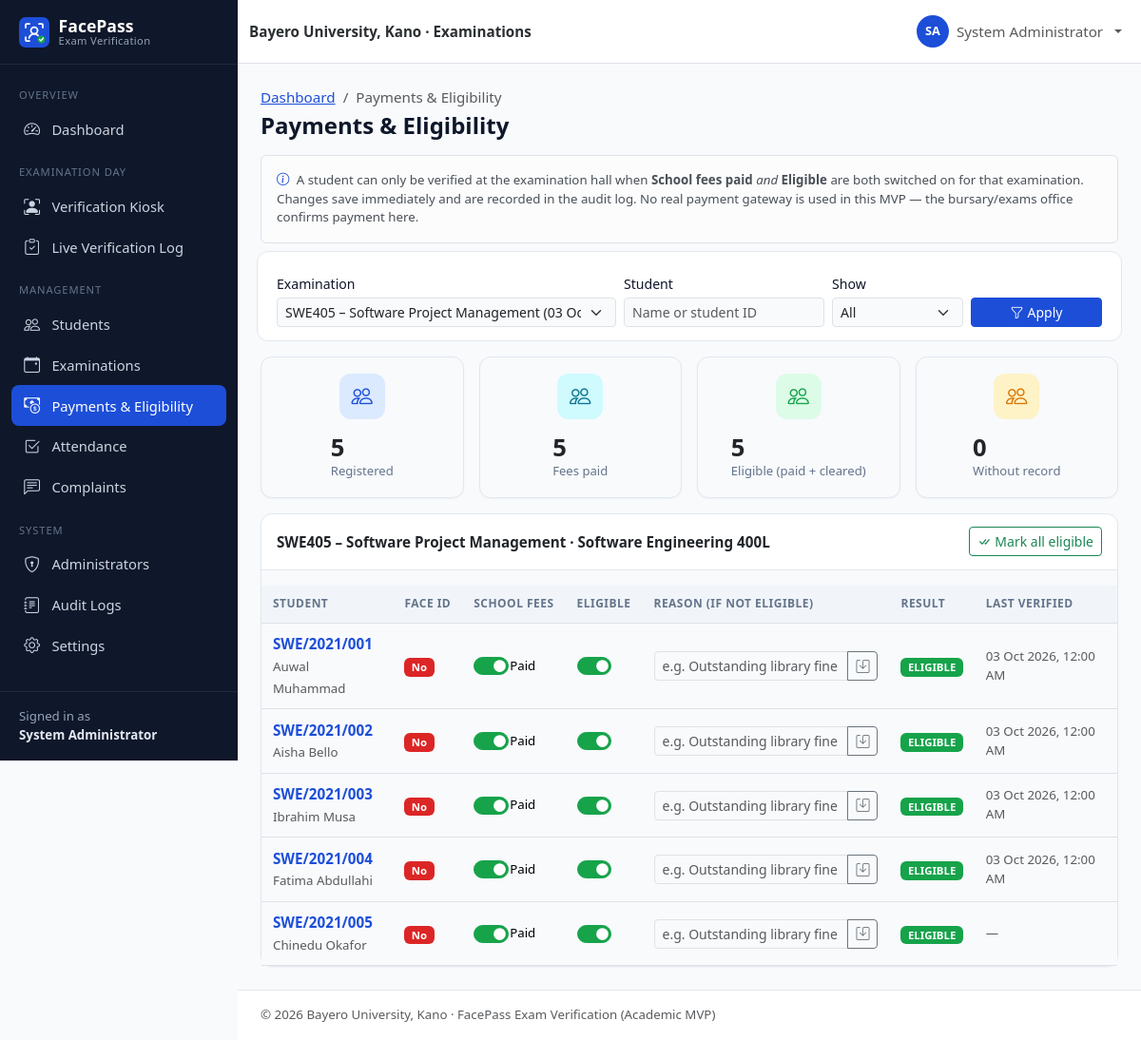
The page /admin/payments.php?exam_id=3 (signed in) on the database its author committed.
### tables this page shows
CREATE TABLE users (
    id               INT UNSIGNED NOT NULL AUTO_INCREMENT,
    student_id       VARCHAR(30)  NULL,                 
    first_name       VARCHAR(60)  NOT NULL,
    last_name        VARCHAR(60)  NOT NULL,
    email            VARCHAR(120) NOT NULL,
    phone            VARCHAR(20)  NULL,
    password         VARCHAR(255) NOT NULL,             
    role             ENUM('admin','student') NOT NULL DEFAULT 'student',
    department       VARCHAR(100) NULL,
    level            VARCHAR(10)  NULL,                 
    faculty          VARCHAR(100) NULL,
    face_registered  TINYINT(1)   NOT NULL DEFAULT 0,
    account_status   ENUM('active','inactive','suspended') NOT NULL DEFAULT 'active',
    created_at       TIMESTAMP    NOT NULL DEFAULT CURRENT_TIMESTAMP,
    updated_at       TIMESTAMP    NOT NULL DEFAULT CURRENT_TIMESTAMP ON UPDATE CURRENT_TIMESTAMP,
    PRIMARY KEY (id),
    UNIQUE KEY uq_users_student_id (student_id),
    UNIQUE KEY uq_users_email (email),
    KEY idx_users_role (role),
    KEY idx_users_dept_level (department, level),
    KEY idx_users_status (account_status)
);

CREATE TABLE examinations (
    id            INT UNSIGNED NOT NULL AUTO_INCREMENT,
    course_code   VARCHAR(20)  NOT NULL,
    course_title  VARCHAR(150) NOT NULL,
    department    VARCHAR(100) NOT NULL,
    level         VARCHAR(10)  NOT NULL,
    exam_date     DATE         NOT NULL,
    start_time    TIME         NOT NULL,
    end_time      TIME         NOT NULL,
    venue         VARCHAR(120) NOT NULL,
    status        ENUM('scheduled','ongoing','completed','cancelled') NOT NULL DEFAULT 'scheduled',
    created_at    TIMESTAMP    NOT NULL DEFAULT CURRENT_TIMESTAMP,
    updated_at    TIMESTAMP    NOT NULL DEFAULT CURRENT_TIMESTAMP ON UPDATE CURRENT_TIMESTAMP,
    PRIMARY KEY (id),
    KEY idx_exams_date (exam_date),
    KEY idx_exams_status (status),
    KEY idx_exams_dept_level (department, level)
);

CREATE TABLE exam_eligibility (
    id                INT UNSIGNED NOT NULL AUTO_INCREMENT,
    student_id        INT UNSIGNED NOT NULL,            
    exam_id           INT UNSIGNED NOT NULL,            
    school_fees_paid  TINYINT(1)   NOT NULL DEFAULT 0,
    eligible          TINYINT(1)   NOT NULL DEFAULT 0,
    reason            VARCHAR(255) NULL,                
    verified_at       DATETIME     NULL,                
    created_at        TIMESTAMP    NOT NULL DEFAULT CURRENT_TIMESTAMP,
    PRIMARY KEY (id),
    UNIQUE KEY uq_eligibility_student_exam (student_id, exam_id),
    KEY idx_eligibility_exam (exam_id),
    CONSTRAINT fk_eligibility_student FOREIGN KEY (student_id)
        REFERENCES users (id) ON DELETE CASCADE ON UPDATE CASCADE,
    CONSTRAINT fk_eligibility_exam FOREIGN KEY (exam_id)
        REFERENCES examinations (id) ON DELETE CASCADE ON UPDATE CASCADE
);

### admin/payments.php (the view, shortened to what the rows shown need)
<?php
requireAdmin();
$pdo = db();
$examId = is_post() ? post_int('exam_id') : get_int('exam_id');
$exam = $examId ? find_exam($examId) : null;
$rows = [];
$totals = ['registered' => 0, 'paid' => 0, 'eligible' => 0, 'missing' => 0];
if ($exam) {
    $where = "(el.id IS NOT NULL OR (u.department = ? AND u.level = ? AND u.account_status = 'active'))";
    $params = [$exam['id'], $exam['department'], $exam['level']];
    $stmt = $pdo->prepare(
        "SELECT u.id, u.student_id, u.first_name, u.last_name, u.department, u.level, u.face_registered, u.account_status,
                el.id AS elig_id, el.school_fees_paid, el.eligible, el.reason, el.verified_at
         FROM users u
         LEFT JOIN exam_eligibility el ON el.student_id = u.id AND el.exam_id = ?
         WHERE u.role = 'student' AND $where
         ORDER BY u.student_id"
    );
    $stmt->execute($params);
    foreach ($stmt->fetchAll() as $r) {
        if ($r['elig_id']) {
            $totals['registered']++;
            $totals['paid'] += (int) $r['school_fees_paid'];
            $totals['eligible'] += (int) ($r['school_fees_paid'] && $r['eligible']);
        } else {
            $totals['missing']++;
        }
        $rows[] = $r;
    }
}
$pageTitle = 'Payments & Eligibility';
$breadcrumbs = ['Dashboard' => 'admin/dashboard.php', 'Payments & Eligibility' => null];
require __DIR__ . '/../includes/header.php';
?>
<?php if (!$exam): ?>
    <div class="empty-state card"><i class="bi bi-calendar-x"></i>Create an examination first.</div>
<?php else: ?>
    <div class="row g-3 mb-3">
        <?php foreach ([['Registered', $totals['registered'], 'primary'], ['Fees paid', $totals['paid'], 'info'],
                        ['Eligible (paid + cleared)', $totals['eligible'], 'success'], ['Without record', $totals['missing'], 'warning']] as [$l, $v, $c]): ?>
            <div class="col-6 col-md-3"><div class="card stat-card"><div class="stat-icon bg-<?= $c ?>-soft"><i class="bi bi-people"></i></div>
                <div><div class="stat-value" data-total="<?= e($l) ?>"><?= (int) $v ?></div><div class="stat-label"><?= e($l) ?></div></div></div></div>
        <?php endforeach; ?>
    </div>
    <div class="card">
        <div class="card-header d-flex flex-wrap gap-2 justify-content-between align-items-center">
            <span><?= e($exam['course_code'] . ' – ' . $exam['course_title']) ?> · <?= e($exam['department']) ?> <?= e($exam['level']) ?>L</span>
            <div class="d-flex gap-2">
                <form method="post" data-confirm="Mark ALL registered students as paid and eligible for this examination?" data-confirm-class="btn-success" data-confirm-label="Mark all">
                    <button class="btn btn-sm btn-outline-success" name="action" value="all_eligible"><i class="bi bi-check-all me-1"></i>Mark all eligible</button></form>
            </div>
        </div>
        <div id="paymentAlert" class="px-3 pt-3"></div>
        <div class="table-responsive">
            <table class="table align-middle table-card" id="eligibilityTable" data-exam-id="<?= (int) $exam['id'] ?>">
                <thead><tr><th>Student</th><th>Face ID</th><th>School Fees</th><th>Eligible</th><th>Reason (if not eligible)</th><th>Result</th><th>Last verified</th></tr></thead>
                <tbody>
                <?php foreach ($rows as $r): $ok = $r['elig_id'] && $r['school_fees_paid'] && $r['eligible']; ?>
                    <tr data-student-id="<?= (int) $r['id'] ?>">
                        <td><a href="<?= e(url('admin/student-view.php?id=' . $r['id'])) ?>" class="fw-semibold text-decoration-none"><?= e($r['student_id']) ?></a><br>
                            <span class="small text-muted"><?= e(full_name($r)) ?></span>
                            <?php if ($r['account_status'] !== 'active'): ?><?= status_badge($r['account_status']) ?><?php endif; ?></td>
                        <td><?= yes_no_badge($r['face_registered'], 'Yes', 'No') ?></td>
                        <td>
                            <div class="form-check form-switch eligibility-switch">
                                <input class="form-check-input js-elig" type="checkbox" role="switch" data-field="school_fees_paid"
                                       aria-label="School fees paid" <?= $r['school_fees_paid'] ? 'checked' : '' ?>>
                                <span class="small js-paid-label"><?= $r['school_fees_paid'] ? 'Paid' : 'Not paid' ?></span>
                            </div>
                        </td>
                        <td>
                            <div class="form-check form-switch eligibility-switch">
                                <input class="form-check-input js-elig" type="checkbox" role="switch" data-field="eligible"
                                       aria-label="Eligible" <?= $r['eligible'] ? 'checked' : '' ?>>
                            </div>
                        </td>
                        <td style="min-width:220px">
                            <div class="input-group input-group-sm">
                                <input type="text" class="form-control js-reason" maxlength="255" value="<?= e($r['reason']) ?>" placeholder="e.g. Outstanding library fine">
                                <button class="btn btn-outline-secondary js-save-reason" type="button" title="Save reason"><i class="bi bi-save"></i></button>
                            </div>
                        </td>
                        <td class="js-result"><?= $r['elig_id'] ? ($ok ? '<span class="badge bg-success">ELIGIBLE</span>' : '<span class="badge bg-danger">NOT ELIGIBLE</span>') : '<span class="badge bg-light text-dark">No record</span>' ?></td>
                        <td class="small text-muted"><?= e(fmt_datetime($r['verified_at'])) ?></td>
                    </tr>
                <?php endforeach; ?>
                </tbody>
            </table>
        </div>
    </div>
<?php endif; ?>
<?php require __DIR__ . '/../includes/footer.php'; ?>

### includes/header.php (shortened to what the rows shown need)
<?php
$pageTitle = $pageTitle ?? APP_NAME;
$layout = $layout ?? 'app';
$breadcrumbs = $breadcrumbs ?? [];
$bodyClass = $bodyClass ?? '';
$user = current_user();
$role = $user['role'] ?? null;
?>
<!doctype html>
<html lang="en">
<head>
    <link rel="stylesheet" href="<?= e(url('assets/vendor/bootstrap/bootstrap.min.css')) ?>">
    <link rel="stylesheet" href="<?= e(url('assets/vendor/bootstrap-icons/bootstrap-icons.min.css')) ?>">
    <link rel="stylesheet" href="<?= e(url('assets/css/style.css')) ?>">
    <?php if ($role === 'admin'): ?>
        <link rel="stylesheet" href="<?= e(url('assets/css/admin.css')) ?>">
    <?php elseif ($role === 'student'): ?>
        <link rel="stylesheet" href="<?= e(url('assets/css/student.css')) ?>">
    <?php endif; ?>
</head>
<body class="<?= e(trim("layout-$layout $bodyClass")) ?>">
<?php if ($layout === 'app' && $user): ?>
<div class="app-shell">
    <?php require __DIR__ . '/sidebar.php'; ?>
    <div class="app-main">
        <nav class="navbar navbar-expand bg-white border-bottom app-topbar sticky-top">
            <div class="container-fluid">
                <span class="navbar-text fw-semibold text-secondary-emphasis d-none d-sm-inline">
                    <?= e(INSTITUTION_NAME) ?> · Examinations
                </span>
                <ul class="navbar-nav ms-auto align-items-center">
                    <li class="nav-item dropdown">
                        <a class="nav-link dropdown-toggle d-flex align-items-center gap-2" href="#" role="button"
                           data-bs-toggle="dropdown" aria-expanded="false">
                            <span class="avatar-circle"><?= e(strtoupper(substr($user['first_name'], 0, 1) . substr($user['last_name'], 0, 1))) ?></span>
                            <span class="d-none d-md-inline"><?= e(full_name($user)) ?></span>
                        </a>
                    </li>
                </ul>
            </div>
        </nav>
        <main class="app-content container-fluid">
            <div class="d-flex flex-wrap justify-content-between align-items-center mb-3 gap-2">
                <div>
                    <?php if ($breadcrumbs): ?>
                        <nav aria-label="breadcrumb">
                            <ol class="breadcrumb small mb-1">
                                <?php foreach ($breadcrumbs as $label => $link): ?>
                                    <?php if ($link): ?>
                                        <li class="breadcrumb-item"><a href="<?= e(url($link)) ?>"><?= e($label) ?></a></li>
                                    <?php else: ?>
                                        <li class="breadcrumb-item active" aria-current="page"><?= e($label) ?></li>
                                    <?php endif; ?>
                                <?php endforeach; ?>
                            </ol>
                        </nav>
                    <?php endif; ?>
                    <h1 class="h4 mb-0 page-title"><?= e($pageTitle) ?></h1>
                </div>
            </div>
<?php else: ?>
<main class="plain-content">
<?php endif; ?>

### includes/sidebar.php (shortened to what the rows shown need)
<?php
$current = str_replace('\\', '/', $_SERVER['SCRIPT_NAME'] ?? '');
if (($user['role'] ?? '') === 'admin') {
    $menu = [
        'Overview' => [
            ['admin/dashboard.php', 'bi-speedometer2', 'Dashboard'],
        ],
        'Examination Day' => [
            ['verification/index.php', 'bi-person-bounding-box', 'Verification Kiosk'],
            ['verification/result.php', 'bi-clipboard-check', 'Live Verification Log'],
        ],
        'Management' => [
            ['admin/students.php', 'bi-people', 'Students'],
            ['admin/examinations.php', 'bi-calendar-event', 'Examinations'],
            ['admin/payments.php', 'bi-cash-coin', 'Payments & Eligibility'],
            ['admin/attendance.php', 'bi-check2-square', 'Attendance'],
            ['admin/complaints.php', 'bi-chat-left-text', 'Complaints'],
        ],
        'System' => [
            ['admin/users.php', 'bi-shield-lock', 'Administrators'],
            ['admin/audit-logs.php', 'bi-journal-text', 'Audit Logs'],
            ['admin/settings.php', 'bi-gear', 'Settings'],
        ],
    ];
    $aliases = [
        'admin/student-view.php' => 'admin/students.php',
        'admin/enroll-face.php' => 'admin/students.php',
        'auth/register.php' => 'admin/students.php',
        'admin/examination-create.php' => 'admin/examinations.php',
    ];
}
$isActive = function (string $path) use ($current, $aliases): bool {
    foreach ($aliases as $child => $parent) {
        if ($parent === $path && str_ends_with($current, '/' . $child)) {
            return true;
        }
    }
    return str_ends_with($current, '/' . $path);
};
?>
<aside class="offcanvas-lg offcanvas-start app-sidebar" tabindex="-1" id="appSidebar" aria-labelledby="appSidebarLabel">
    <div class="offcanvas-body flex-column p-0">
        <div class="sidebar-desktop-brand d-none d-lg-block">
            <a class="sidebar-brand" href="<?= e(url('index.php')) ?>">
                <img src="<?= e(url('assets/images/logo.svg')) ?>" alt="" width="32" height="32">
                <span>FacePass<small>Exam Verification</small></span>
            </a>
        </div>
        <nav class="sidebar-nav">
            <?php foreach ($menu as $section => $items): ?>
                <div class="sidebar-section"><?= e($section) ?></div>
                <?php foreach ($items as [$path, $icon, $label]): ?>
                    <a class="sidebar-link<?= $isActive($path) ? ' active' : '' ?>" href="<?= e(url($path)) ?>">
                        <i class="bi <?= e($icon) ?>"></i><span><?= e($label) ?></span>
                    </a>
                <?php endforeach; ?>
            <?php endforeach; ?>
        </nav>
        <div class="sidebar-footer small">
            Signed in as<br><strong><?= e(full_name($user)) ?></strong>
        </div>
    </div>
</aside>

### includes/functions.php (shortened to what the rows shown need)
<?php
function e($value): string
{
    return htmlspecialchars((string) ($value ?? ''), ENT_QUOTES | ENT_SUBSTITUTE, 'UTF-8');
}
function base_url(): string
{
    static $base = null;
    if ($base !== null) {
        return $base;
    }
    $docRoot = realpath($_SERVER['DOCUMENT_ROOT'] ?? '') ?: '';
    $root = realpath(ROOT_PATH) ?: ROOT_PATH;
    $docRoot = str_replace('\\', '/', $docRoot);
    $root = str_replace('\\', '/', $root);
    $relative = '';
    if ($docRoot !== '' && stripos($root, $docRoot) === 0) {
        $relative = trim(substr($root, strlen($docRoot)), '/');
    }
    $base = $relative === '' ? '' : '/' . $relative;
    return $base;
}
function url(string $path = ''): string
{
    return base_url() . '/' . ltrim($path, '/');
}
function get_int(string $key, int $default = 0): int
{
    $value = filter_var($_GET[$key] ?? null, FILTER_VALIDATE_INT);
    return $value === false || $value === null ? $default : $value;
}
function is_post(): bool
{
    return ($_SERVER['REQUEST_METHOD'] ?? 'GET') === 'POST';
}
function find_exam(int $id): ?array
{
    $stmt = db()->prepare('SELECT * FROM examinations WHERE id = ?');
    $stmt->execute([$id]);
    return $stmt->fetch() ?: null;
}
function full_name(array $row): string
{
    return trim(($row['first_name'] ?? '') . ' ' . ($row['last_name'] ?? ''));
}
function fmt_datetime(?string $dt): string
{
    return $dt ? date('d M Y, g:i A', strtotime($dt)) : '—';
}
function yes_no_badge($value, string $yes = 'Yes', string $no = 'No'): string
{
    return $value
        ? '<span class="badge bg-success">' . e($yes) . '</span>'
        : '<span class="badge bg-danger">' . e($no) . '</span>';
}

### rows shown on the page
users: full_name($user) "System Administrator", first_name+last_name "SA"
examinations: course_code+course_title "SWE405 – Software Project Management", department "Software Engineering", level "400"
exam_eligibility: student.student_id "SWE/2021/001", student.last_name "Auwal Muhammad", school_fees_paid "☑", shows "Paid", eligible "☑", shows "ELIGIBLE", verified_at "03 Oct 2026, 12:00 AM"
exam_eligibility: student.student_id "SWE/2021/002", student.last_name "Aisha Bello", school_fees_paid "☑", shows "Paid", eligible "☑", shows "ELIGIBLE", verified_at "03 Oct 2026, 12:00 AM"
exam_eligibility: student.student_id "SWE/2021/003", student.last_name "Ibrahim Musa", school_fees_paid "☑", shows "Paid", eligible "☑", shows "ELIGIBLE", verified_at "03 Oct 2026, 12:00 AM"
exam_eligibility: student.student_id "SWE/2021/004", student.last_name "Fatima Abdullahi", school_fees_paid "☑", shows "Paid", eligible "☑", shows "ELIGIBLE", verified_at "03 Oct 2026, 12:00 AM"
exam_eligibility: student.student_id "SWE/2021/005", student.last_name "Chinedu Okafor", school_fees_paid "☑", shows "Paid", eligible "☑", shows "ELIGIBLE", verified_at "—"

### other values the page prints
$section "OVERVIEW"
$label "Dashboard"
$section "EXAMINATION DAY"
$label "Verification Kiosk"
$label "Live Verification Log"
$section "MANAGEMENT"
$label "Students"
$label "Examinations"
$label "Payments & Eligibility"
$label "Attendance"
$label "Complaints"
$section "SYSTEM"
$label "Administrators"
$label "Audit Logs"
$label "Settings"
